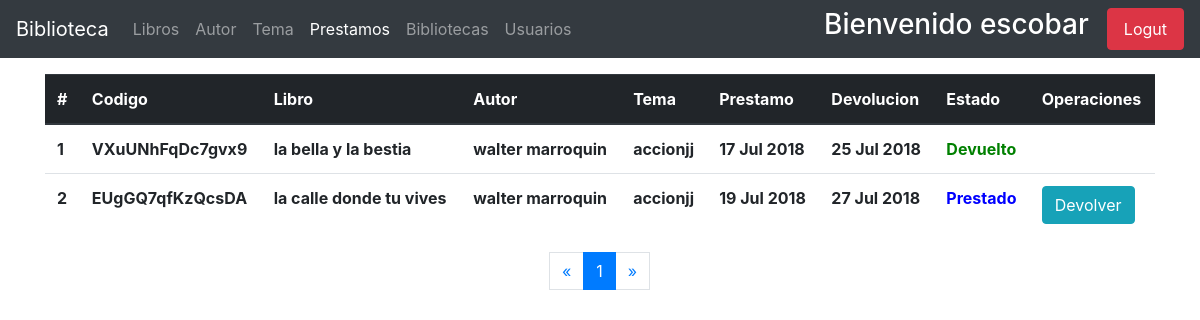
/prestamos/admin-list/ (signed in), run on an earlier commit of the app's database.
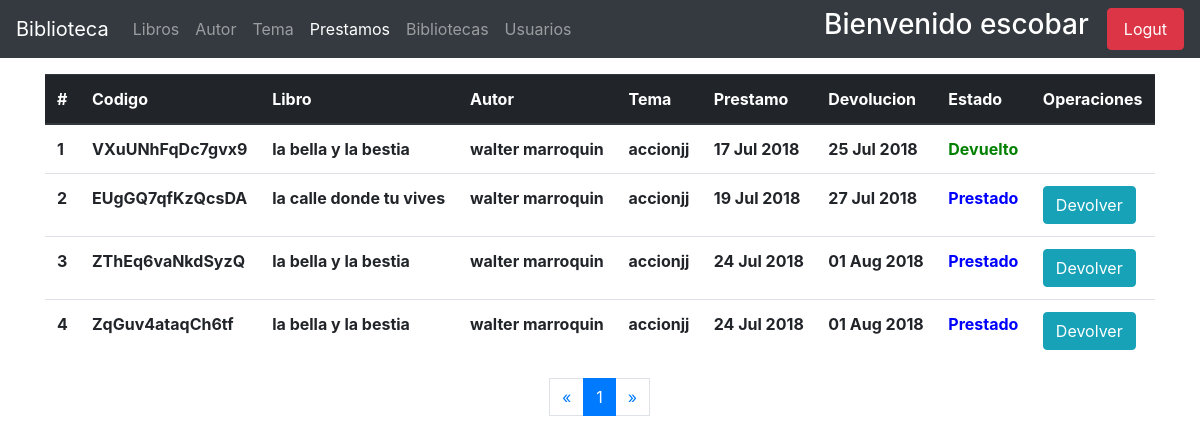
And on a later commit of the database.
### apps/prestamos/models.py (models this page shows, shortened)
class Prestamo(models.Model):
    usuario = models.ForeignKey(get_user_model(), on_delete=models.CASCADE)
    libro = models.ForeignKey(Libros, on_delete=models.PROTECT)
    fecha_prestamo = models.DateField(_('fecha de prestamos'), default=now())
    fecha_devolucion = models.DateField(_('fecha de devolucion'), default=(now() + timedelta(days=8)))
    token = models.CharField(max_length=50, default=get_random_string(length=15, allowed_chars='ABCDEFGHKMNPQRSTUVWXYZ123456789'), unique=True)
    estado = models.PositiveSmallIntegerField(default=1)

### apps/libros/models.py (models this page shows, shortened)
class Libros(models.Model):
    titulo = models.CharField(_('titulo'), max_length=150)
    biblioteca = models.ForeignKey(Biblioteca, on_delete=models.PROTECT, null=True)
    autor = models.ForeignKey(Author, on_delete=models.PROTECT)
    tema = models.ForeignKey(Temas, on_delete=models.PROTECT)
    ubicacion = models.CharField(_('ubicacion'), max_length=200)
    disponibles = models.PositiveIntegerField(_('libros disponibles'), validators=[limit], default=1, )
    fecha_registro = models.DateField(_('Fecha de ingreso'), default=now())
    class Meta:
        ordering = ['id']
        verbose_name_plural = 'Libros'

### apps/autores/models.py (models this page shows, shortened)
class Author(models.Model):
    nombre = models.CharField(_('nombre'), max_length=150)
    apellido = models.CharField(_('apellido'), max_length=150)
    nacionalidad = models.ForeignKey(Pais, on_delete=models.CASCADE)
    genero = models.BooleanField(_('genero'), default=True, choices=[
        (True, 'masculino'),
        (False, 'femenino')
    ])
    nacimiento = models.DateField(_('fecha de nacimiento'))
    fallecimiento = models.DateField(_('fecha de fallecimiento'),null=True, blank=True)
    fecha_registro = models.DateField(_('fecha de registro'), default=datetime.now())
    def __str__(self):
        return f'{self.nombre} {self.apellido}'

### apps/temas/models.py (models this page shows)
class Temas(models.Model):
    tema = models.CharField(_('tema'), max_length=200)
    fecha_ingreso = models.DateField(_('fecha_ingreso'), default=now())
    class Meta:
        verbose_name_plural = 'Temas'
    def __str__(self):
        return self.tema

### apps/prestamos/views.py (the view)
# urls.py: path('admin-list/', views.PrestamosAdminView.as_view(), name='prestamo-admin'),
class PrestamosAdminView(AdminMixin, ListView):
    model = Prestamo
    context_object_name = 'Prestamo'
    template_name_suffix = '_list_admin'
    paginate_by = 5

### usuarios/mixins.py (called while the page is built)
def _user_mixin(group_name):
    class Mixin(LoginRequiredMixin, UserPassesTestMixin):
        login_url = reverse_lazy('usuarios:index')
        def test_func(self):
            user = self.request.user
            if user.is_superuser:
                return True
            group = Group.objects.get(name=group_name)
            return group in user.groups.all()
    return Mixin

### apps/prestamos/templates/prestamos/prestamo_list_admin.html (shortened to what this page needs)
{% extends "base.html" %}
{% block navbar_items %}
<li class="nav-item ">
    <a class="nav-link" href="{% url 'book:admin_index' %}"> Libros <span class="sr-only">(current)</span></a>
</li>
<li class="nav-item">
    <a class="nav-link" href="{% url 'autor:autores-admin' %}"> Autor </a>
</li>
<li class="nav-item">
    <a class="nav-link" href="{% url 'temas:temas-admin' %}"> Tema </a>
</li>
<li class="nav-item active">
    <a href="{% url 'prestamos:prestamo-admin' %}" class="nav-link"> Prestamos </a>
</li>
<li class="nav-item ">
    <a href="{% url 'book:bibliotecas' %}" class="nav-link"> Bibliotecas </a>
</li>
<li class="nav-item">
    <a class="nav-link" href="{% url 'usuarios:list-users' %}" > Usuarios </a>
</li>
{% endblock %}
{% block content %}
<div class="container mt-3" style="height: 350px;">
    <div class="table-respon">
    <table class="table table-hover" id="table-controller">
        <thead class="thead-dark">
            <tr>
                <th scope="col"> # </th>
                <th scope="col"> Codigo </th>
                <th scope="col"> Libro </th>
                <th scope="col"> Autor </th>
                <th scope="col"> Tema </th>
                <th scope="col"> Prestamo </th>
                <th scope="col"> Devolucion </th>
                <th scope="col">  Estado</th>
                <th scope="col"> Operaciones</th>
            </tr>
            <tbody>
                {% for prestamo in Prestamo %}
                    <tr>
                        <th scope="col"> {{ forloop.counter }} </th>
                        <th> {{ prestamo.token }} </th>
                        <th> {{ prestamo.libro.titulo }} </th>
                        <th> {{ prestamo.libro.autor }} </th>
                        <th> {{ prestamo.libro.tema }} </th>
                        <th> {{ prestamo.fecha_prestamo|date:"d M Y" }} </th>
                        <th> {{ prestamo.fecha_devolucion|date:"d M Y" }} </th>
                        {% if prestamo.estado == 1 %}
                        <th style="color: blue;"> Prestado </th>
                        <th> <a href="{% url 'prestamos:devolver' prestamo.id %}" class="btn btn-info"> Devolver </a> </th>
                        {% endif %}
                        {% if prestamo.estado == 3 %}
                        <th style="color: green;"> Devuelto </th>
                        {% endif %}
                    </tr>
                {% endfor %}
            </tbody>
        </thead>
    </table>
    </div>
    <nav aria-label="Page navigation example">
            <ul class="pagination justify-content-center">
                {% if page_obj.has_previous %}
                    <li class="page-item"> <a href="?page={{ page_obj.previous_page_number }}" class="page-link" aria-label="Previous">&laquo;</a></li>
                {% else %}
                <li class="disabled"><span class="page-link">&laquo; </span> </li>
                {% endif %}
                {% for i in paginator.page_range %}
                    {% if page_obj.number == i %}
                        <li class="active page-item"><span class="page-link"> {{ i }} <span class="sr-only">current</span></span></li>
                    {% else %}
                        <li class="page-item"><a href="?page={{ i }}" class="page-link"> {{ i }} </a></li>
                    {% endif %}
                {% endfor %}
                {% if page_obj.has_next %}
                    <li class="page-item"><a href="?page={{ page_obj.next_page_number }}" class="page-link">&raquo;</a></li>
                {% else %}
                    <li class="disabled" class="page-item"> <span class="page-link">&raquo;</span> </li>
                {% endif %}
            </ul>
        </nav>
</div>
{% endblock %}

What changed in the data, as far as the page shows it:
added Prestamo: token "ZThEq6vaNkdSyzQ", libro.titulo "la bella y la bestia", libro.autor "walter marroquin", libro.tema "accionjj", fecha_prestamo "24 Jul 2018", fecha_devolucion "01 Aug 2018", estado "Prestado"
added Prestamo: token "ZqGuv4ataqCh6tf", libro.titulo "la bella y la bestia", libro.autor "walter marroquin", libro.tema "accionjj", fecha_prestamo "24 Jul 2018", fecha_devolucion "01 Aug 2018", estado "Prestado"
